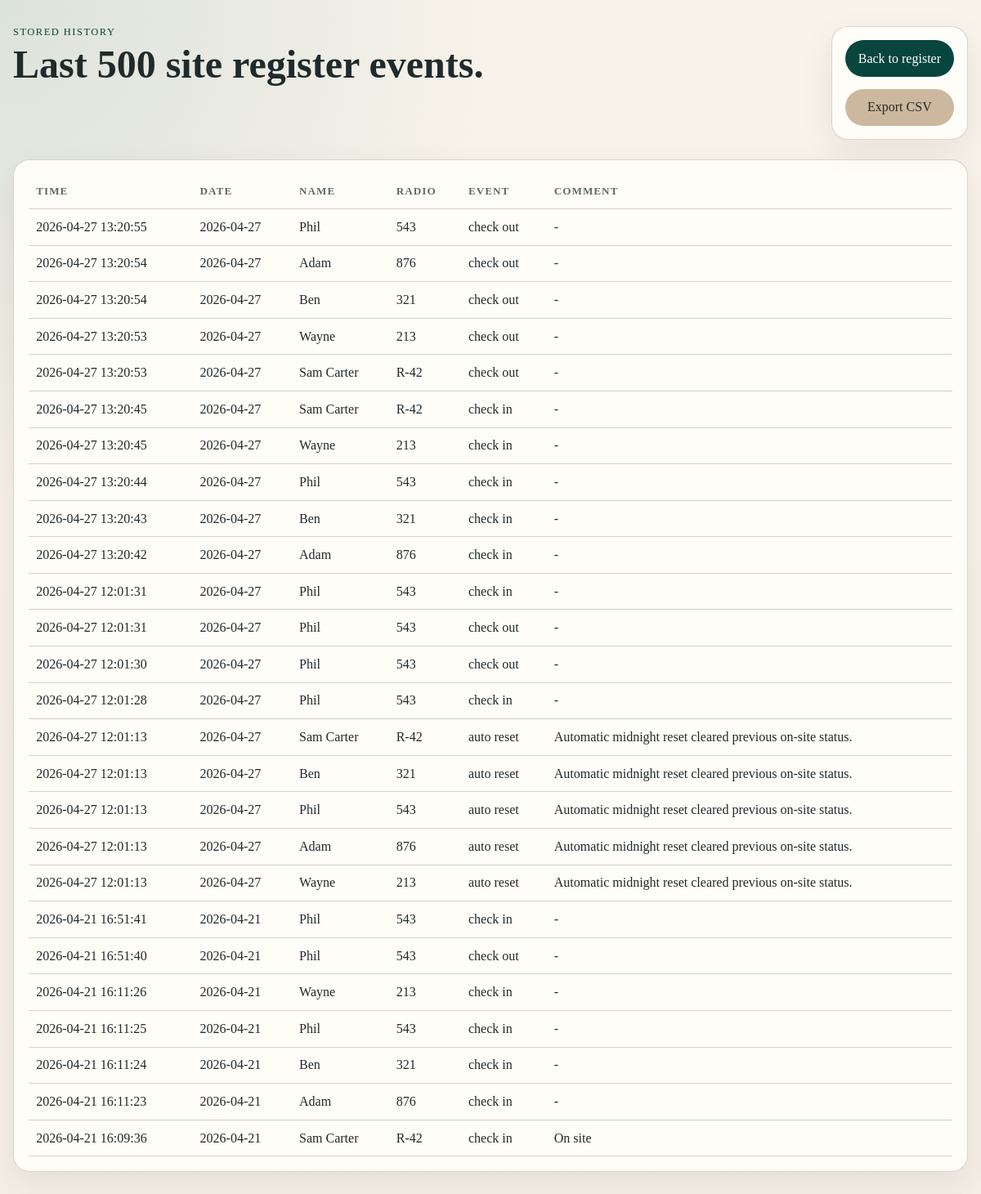
The page /history (signed in) on the database its author committed.
### tables this page shows
CREATE TABLE check_events (
        id INTEGER PRIMARY KEY AUTOINCREMENT,
        person_id INTEGER NOT NULL,
        event_type TEXT NOT NULL,
        event_time TEXT NOT NULL,
        event_date TEXT NOT NULL,
        comments TEXT,
        FOREIGN KEY (person_id) REFERENCES people (id)
    );

CREATE TABLE people (
        id INTEGER PRIMARY KEY AUTOINCREMENT,
        name TEXT NOT NULL,
        radio_number TEXT NOT NULL UNIQUE,
        is_on_site INTEGER NOT NULL DEFAULT 0,
        last_action_at TEXT,
        created_at TEXT NOT NULL
    );

### app.py (the view)
@app.route("/history")
def history():
    guard = require_admin()
    if guard is not None:
        return guard
    rows = get_db().execute(
        """
        SELECT e.event_type, e.event_time, e.event_date, e.comments, p.name, p.radio_number
        FROM check_events e
        JOIN people p ON p.id = e.person_id
        ORDER BY e.event_time DESC
        LIMIT 500
        """
    ).fetchall()
    return render_template("history.html", events=rows)

### app.py (called while the page is built, shortened)
def connect_db() -> sqlite3.Connection:
    connection = sqlite3.connect(app.config["DATABASE"])
    connection.row_factory = sqlite3.Row
    connection.execute("PRAGMA journal_mode=MEMORY")
    connection.execute("PRAGMA synchronous=NORMAL")
    return connection

def get_db() -> sqlite3.Connection:
    if "db" not in g:
        g.db = connect_db()
    return g.db

def init_db() -> None:
    schema = """
    CREATE TABLE IF NOT EXISTS people (
        id INTEGER PRIMARY KEY AUTOINCREMENT,
        name TEXT NOT NULL,
        radio_number TEXT NOT NULL UNIQUE,
        is_on_site INTEGER NOT NULL DEFAULT 0,
        last_action_at TEXT,
        created_at TEXT NOT NULL
    );

    CREATE TABLE IF NOT EXISTS check_events (
        id INTEGER PRIMARY KEY AUTOINCREMENT,
        person_id INTEGER NOT NULL,
        event_type TEXT NOT NULL,
        event_time TEXT NOT NULL,
        event_date TEXT NOT NULL,
        comments TEXT,
        FOREIGN KEY (person_id) REFERENCES people (id)
    );

    CREATE TABLE IF NOT EXISTS app_state (
        key TEXT PRIMARY KEY,
        value TEXT NOT NULL
    );
    """
    with closing(connect_db()) as connection:
        connection.executescript(schema)
        connection.commit()

def current_time() -> datetime:
    return datetime.now(APP_TIMEZONE)

def current_date_iso() -> str:
    return current_time().date().isoformat()

def get_state(key: str) -> str | None:
    row = get_db().execute(
        "SELECT value FROM app_state WHERE key = ?",
        (key,),
    ).fetchone()
    return row["value"] if row else None

def ensure_daily_reset() -> None:
    now = current_time()
    today = current_date_iso()
    last_reset = get_state("last_reset_date")
    if last_reset == today:
        return

@app.before_request
def prepare_request() -> None:
    init_db()
    ensure_daily_reset()

def is_admin_authenticated() -> bool:
    return bool(session.get("is_admin"))

def require_admin():
    if is_admin_authenticated():
        return None
    flash("Admin access required.")
    return redirect(url_for("admin_login"))

### templates/history.html (shortened to what this page needs)
<!doctype html>
<html lang="en">
<head>
    <link rel="stylesheet" href="{{ url_for('static', filename='styles.css') }}">
</head>
<body>
    <main class="shell history-shell">
        <section class="hero compact">
            <div>
                <p class="eyebrow">Stored History</p>
                <h1>Last 500 site register events.</h1>
            </div>
            <div class="hero-panel">
                <a class="history-link" href="{{ url_for('index') }}">Back to register</a>
                <a class="history-link secondary-link" href="{{ url_for('export_history_csv') }}">Export CSV</a>
            </div>
        </section>
        <section class="panel">
            <div class="table-wrap">
                <table>
                    <thead>
                        <tr>
                            <th>Time</th>
                            <th>Date</th>
                            <th>Name</th>
                            <th>Radio</th>
                            <th>Event</th>
                            <th>Comment</th>
                        </tr>
                    </thead>
                    <tbody>
                        {% for event in events %}
                            <tr>
                                <td>{{ event['event_time'].replace('T', ' ')[:19] }}</td>
                                <td>{{ event['event_date'] }}</td>
                                <td>{{ event['name'] }}</td>
                                <td>{{ event['radio_number'] }}</td>
                                <td>{{ event['event_type'].replace('_', ' ') }}</td>
                                <td>{{ event['comments'] or '-' }}</td>
                            </tr>
                        {% endfor %}
                    </tbody>
                </table>
            </div>
        </section>
    </main>
</body>
</html>

### static/styles.css (style rules this page uses)
:root { --bg: #f4efe6; --panel: #fffdf8; --ink: #1f2a2b; --muted: #5d6a67; --line: #d8d0c1; --accent: #0f6d62; --accent-strong: #08453e; --warning: #b04b2f; --warning-strong: #7c2f1d; --ok-bg: #ddf4ee; --off-bg: #f7ece7; --shadow: 0 14px 40px rgba(48, 36, 20, 0.08); }
* { box-sizing: border-box; }
body { margin: 0; font-family: Georgia, "Times New Roman", serif; background: radial-gradient(circle at top left, rgba(15, 109, 98, 0.12), transparent 32%), linear-gradient(180deg, #f8f3eb 0%, var(--bg) 100%); color: var(--ink); }
.shell { width: min(1180px, calc(100% - 2rem)); margin: 0 auto; padding: 2rem 0 3rem; }
.hero { display: grid; grid-template-columns: 2.2fr 1fr; gap: 1.25rem; align-items: stretch; margin-bottom: 1.5rem; }
.hero.compact { grid-template-columns: 1.5fr auto; }
.eyebrow { margin: 0 0 0.5rem; text-transform: uppercase; letter-spacing: 0.12em; font-size: 0.78rem; color: var(--accent-strong); }
h1, h2, h3, p { margin-top: 0; }
h1 { font-size: clamp(2rem, 4vw, 3.75rem); line-height: 0.98; margin-bottom: 0.75rem; }
.hero-panel, .panel, .flash { background: var(--panel); border: 1px solid rgba(216, 208, 193, 0.9); border-radius: 20px; box-shadow: var(--shadow); }
.hero-panel { padding: 1rem; display: grid; gap: 0.9rem; align-content: start; }
.history-link { display: inline-flex; justify-content: center; align-items: center; text-decoration: none; color: white; background: var(--accent-strong); padding: 0.85rem 1rem; border-radius: 999px; }
.secondary-link { background: #ccb89e; color: var(--ink); }
.panel { padding: 1.1rem; margin-bottom: 1.25rem; }
.table-wrap { overflow-x: auto; }
table { width: 100%; border-collapse: collapse; }
th, td { text-align: left; padding: 0.8rem 0.6rem; border-bottom: 1px solid var(--line); vertical-align: top; }
th { font-size: 0.82rem; text-transform: uppercase; letter-spacing: 0.08em; color: var(--muted); }

### rows shown on the page
check_events: event_time "2026-04-27 13:20:55", event_date "2026-04-27", name "Phil", radio_number "543", event_type.replace "check out", event "-"
check_events: event_time "2026-04-27 13:20:54", event_date "2026-04-27", name "Adam", radio_number "876", event_type.replace "check out", event "-"
check_events: event_time "2026-04-27 13:20:54", event_date "2026-04-27", name "Ben", radio_number "321", event_type.replace "check out", event "-"
check_events: event_time "2026-04-27 13:20:53", event_date "2026-04-27", name "Wayne", radio_number "213", event_type.replace "check out", event "-"
check_events: event_time "2026-04-27 13:20:53", event_date "2026-04-27", name "Sam Carter", radio_number "R-42", event_type.replace "check out", event "-"
check_events: event_time "2026-04-27 13:20:45", event_date "2026-04-27", name "Sam Carter", radio_number "R-42", event_type.replace "check in", event "-"
check_events: event_time "2026-04-27 13:20:45", event_date "2026-04-27", name "Wayne", radio_number "213", event_type.replace "check in", event "-"
check_events: event_time "2026-04-27 13:20:44", event_date "2026-04-27", name "Phil", radio_number "543", event_type.replace "check in", event "-"
check_events: event_time "2026-04-27 13:20:43", event_date "2026-04-27", name "Ben", radio_number "321", event_type.replace "check in", event "-"
check_events: event_time "2026-04-27 13:20:42", event_date "2026-04-27", name "Adam", radio_number "876", event_type.replace "check in", event "-"
check_events: event_time "2026-04-27 12:01:31", event_date "2026-04-27", name "Phil", radio_number "543", event_type.replace "check in", event "-"
check_events: event_time "2026-04-27 12:01:31", event_date "2026-04-27", name "Phil", radio_number "543", event_type.replace "check out", event "-"
check_events: event_time "2026-04-27 12:01:30", event_date "2026-04-27", name "Phil", radio_number "543", event_type.replace "check out", event "-"
check_events: event_time "2026-04-27 12:01:28", event_date "2026-04-27", name "Phil", radio_number "543", event_type.replace "check in", event "-"
check_events: event_time "2026-04-27 12:01:13", event_date "2026-04-27", name "Sam Carter", radio_number "R-42", event_type.replace "auto reset", comments "Automatic midnight reset cleared previous on-site status."
check_events: event_time "2026-04-27 12:01:13", event_date "2026-04-27", name "Ben", radio_number "321", event_type.replace "auto reset", comments "Automatic midnight reset cleared previous on-site status."
check_events: event_time "2026-04-27 12:01:13", event_date "2026-04-27", name "Phil", radio_number "543", event_type.replace "auto reset", comments "Automatic midnight reset cleared previous on-site status."
check_events: event_time "2026-04-27 12:01:13", event_date "2026-04-27", name "Adam", radio_number "876", event_type.replace "auto reset", comments "Automatic midnight reset cleared previous on-site status."
check_events: event_time "2026-04-27 12:01:13", event_date "2026-04-27", name "Wayne", radio_number "213", event_type.replace "auto reset", comments "Automatic midnight reset cleared previous on-site status."
check_events: event_time "2026-04-21 16:51:41", event_date "2026-04-21", name "Phil", radio_number "543", event_type.replace "check in", event "-"
check_events: event_time "2026-04-21 16:51:40", event_date "2026-04-21", name "Phil", radio_number "543", event_type.replace "check out", event "-"
check_events: event_time "2026-04-21 16:11:26", event_date "2026-04-21", name "Wayne", radio_number "213", event_type.replace "check in", event "-"
check_events: event_time "2026-04-21 16:11:25", event_date "2026-04-21", name "Phil", radio_number "543", event_type.replace "check in", event "-"
check_events: event_time "2026-04-21 16:11:24", event_date "2026-04-21", name "Ben", radio_number "321", event_type.replace "check in", event "-"
check_events: event_time "2026-04-21 16:11:23", event_date "2026-04-21", name "Adam", radio_number "876", event_type.replace "check in", event "-"
check_events: event_time "2026-04-21 16:09:36", event_date "2026-04-21", name "Sam Carter", radio_number "R-42", event_type.replace "check in", comments "On site"
